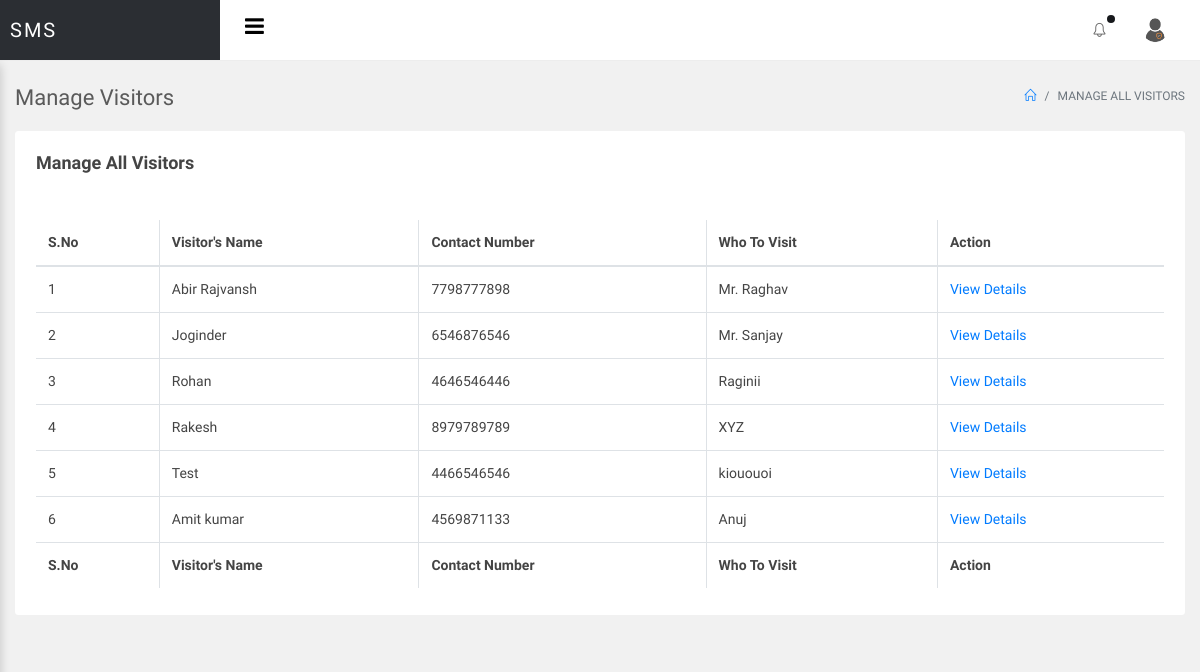
/sms/admin/manage-allvisitor.php (signed in), run on the app's committed database.
### tables this page shows
CREATE TABLE `tblvisitor` (
  `ID` int(10) NOT NULL,
  `VisitorName` varchar(200) DEFAULT NULL,
  `MobileNumber` bigint(10) DEFAULT NULL,
  `Address` mediumtext DEFAULT NULL,
  `WhomtoMeet` varchar(200) DEFAULT NULL,
  `ReasontoMeet` mediumtext DEFAULT NULL,
  `Block` varchar(50) DEFAULT NULL,
  `FlatNo` varchar(50) DEFAULT NULL,
  `EnterDate` timestamp NULL DEFAULT current_timestamp(),
  `remark` varchar(200) DEFAULT NULL,
  `outtime` timestamp NULL DEFAULT NULL ON UPDATE current_timestamp()
);

### sms/admin/manage-allvisitor.php (the view, shortened to what this page needs)
<?php
include('includes/dbconnection.php');
if (strlen($_SESSION['smsaid']==0)) {
  header('location:logout.php');
  } else{
  ?>
<!doctype html>
<html lang="en">
<head>
<link rel="stylesheet" href="../assets/vendor/bootstrap/css/bootstrap.min.css">
<link rel="stylesheet" href="../assets/vendor/animate-css/animate.min.css">
<link rel="stylesheet" href="../assets/vendor/font-awesome/css/font-awesome.min.css">
<link rel="stylesheet" href="../assets/vendor/jquery-datatable/dataTables.bootstrap4.min.css">
<link rel="stylesheet" href="../assets/vendor/jquery-datatable/fixedeader/dataTables.fixedcolumns.bootstrap4.min.css">
<link rel="stylesheet" href="../assets/vendor/jquery-datatable/fixedeader/dataTables.fixedheader.bootstrap4.min.css">
<link rel="stylesheet" href="../assets/vendor/sweetalert/sweetalert.css"/>
<link rel="stylesheet" href="assets/css/main.css">
<link rel="stylesheet" href="assets/css/color_skins.css">
</head>
<body class="theme-blue">
<div id="wrapper">
    <?php include_once('includes/header.php');?>
    <div id="main-content">
        <div class="container-fluid">
            <div class="block-header">
                <div class="row">
                    <div class="col-lg-5 col-md-8 col-sm-12">
                        <h2>Manage Visitors</h2>
                    </div>
                    <div class="col-lg-7 col-md-4 col-sm-12 text-right">
                        <ul class="breadcrumb justify-content-end">
                            <li class="breadcrumb-item"><a href="dashboard.php"><i class="icon-home"></i></a></li>
                            <li class="breadcrumb-item active">Manage All Visitors</li>
                        </ul>
                    </div>
                </div>
            </div>
            <div class="row clearfix">
                <div class="col-lg-12">
                    <div class="card">
                        <div class="header">
                            <h2>Manage All Visitors</h2>
                        </div>
                        <div class="body">
                            <div class="table-responsive">
 <table class="table table-bordered table-hover js-basic-example dataTable table-custom">
         <thead>
         <tr>
         <th>S.No</th>
       <th>Visitor's Name</th>
        <th>Contact Number</th>
        <th>Who To Visit</th>
         <th>Action</th>
          </tr>
         </thead>
         <tbody>
                                        <?php
$sql="SELECT * from tblvisitor";
$query = $dbh -> prepare($sql);
$query->execute();
$results=$query->fetchAll(PDO::FETCH_OBJ);
$cnt=1;
if($query->rowCount() > 0)
{
foreach($results as $row)
{               ?>
                                        <tr>
                                           <td><?php echo htmlentities($cnt);?></td>
                  <td><?php  echo htmlentities($row->VisitorName);?>
                  </td>
                  <td><?php  echo htmlentities($row->MobileNumber);?></td>
                  <td><?php  echo htmlentities($row->WhomtoMeet);?></td>
                   <td> <a href="view-visitor-detail.php?editid=<?php echo htmlentities ($row->ID);?>">View Details</a></td>
                                        </tr>
                                        <?php $cnt=$cnt+1;}} ?>
                                    </tbody>
                                    <tfoot>
                                        <tr>
                                            <th>S.No</th>
       <th>Visitor's Name</th>
        <th>Contact Number</th>
        <th>Who To Visit</th>
         <th>Action</th>
                                        </tr>
                                    </tfoot>
                                </table>
                            </div>
                        </div>
                    </div>
                </div>
              </div>
        </div>
    </div>
</div>
</body>
</html>
<?php }  ?>

### data on the page
tblvisitor: VisitorName "Abir Rajvansh", MobileNumber "7798777898", WhomtoMeet "Mr. Raghav"
tblvisitor: VisitorName "Joginder", MobileNumber "6546876546", WhomtoMeet "Mr. Sanjay"
tblvisitor: VisitorName "Rohan", MobileNumber "4646546446", WhomtoMeet "Raginii"
tblvisitor: VisitorName "Rakesh", MobileNumber "8979789789", WhomtoMeet "XYZ"
tblvisitor: VisitorName "Test", MobileNumber "4466546546", WhomtoMeet "kiououoi"
tblvisitor: VisitorName "Amit kumar", MobileNumber "4569871133", WhomtoMeet "Anuj"
